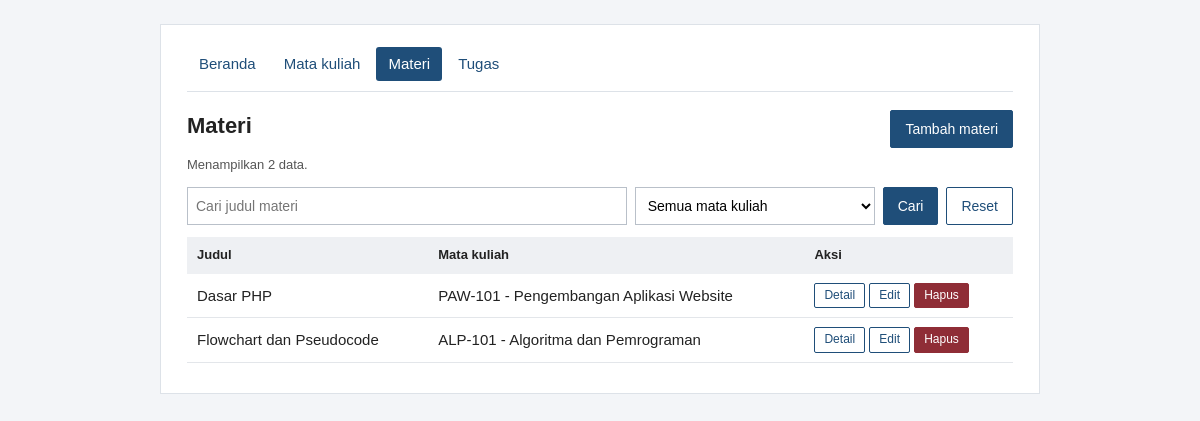
The app's page /daftar_materi.php with its own data.
### tables this page shows
CREATE TABLE materi (
  id INT UNSIGNED AUTO_INCREMENT PRIMARY KEY,
  mata_kuliah_id INT UNSIGNED NOT NULL,
  judul VARCHAR(150) NOT NULL,
  isi TEXT NOT NULL,
  tautan VARCHAR(255) NULL,
  FOREIGN KEY (mata_kuliah_id)
    REFERENCES mata_kuliah(id) ON DELETE RESTRICT
);

CREATE TABLE mata_kuliah (
  id INT UNSIGNED AUTO_INCREMENT PRIMARY KEY,
  kode VARCHAR(20) NOT NULL UNIQUE,
  nama VARCHAR(100) NOT NULL,
  dosen VARCHAR(100) NOT NULL,
  semester TINYINT UNSIGNED NOT NULL
);

### daftar_materi.php (the view, shortened to what this page needs)
<?php
require 'koneksi.php';
$q = mb_substr(bersihkan($_GET['q'] ?? null), 0, 150, 'UTF-8');
$filter = id_valid($_GET['mk'] ?? null);
$sql = 'SELECT m.id, m.judul, mk.kode, mk.nama AS nama_mk
        FROM materi m JOIN mata_kuliah mk ON mk.id = m.mata_kuliah_id
        WHERE 1 = 1';
$tipe = '';
$param = [];
$sql .= ' ORDER BY m.judul';
$baris = query_semua($conn, $sql, $tipe, $param);
$pilihan = daftar_pilihan_mk($conn);
$ada_filter = ($q !== '' || $filter !== null);
?>
<div class="judul-baris">
    <h1>Materi</h1>
    <a class="tombol" href="tambah_materi.php">Tambah materi</a>
</div>
<p class="sub">Menampilkan <?= count($baris) ?> data.</p>
<form method="get" class="cari">
    <input type="text" name="q" value="<?= e($q) ?>" placeholder="Cari judul materi">
    <select name="mk"><?= opsi_mk($pilihan, $filter, 'Semua mata kuliah') ?></select>
    <button type="submit">Cari</button>
    <a class="tombol batal" href="daftar_materi.php">Reset</a>
</form>
<?php if (!$baris): ?>
    <div class="kosong"><?= $ada_filter ? 'Data tidak ditemukan.' : 'Belum ada data materi.' ?></div>
<?php else: ?>
    <table>
        <tr><th>Judul</th><th>Mata kuliah</th><th>Aksi</th></tr>
        <?php foreach ($baris as $b): ?>
            <tr>
                <td><?= e($b['judul']) ?></td>
                <td><?= e($b['kode']) ?> - <?= e($b['nama_mk']) ?></td>
                <td class="aksi">
                    <a class="tombol kecil" href="detail_materi.php?id=<?= (int)$b['id'] ?>">Detail</a>
                    <a class="tombol kecil" href="edit_materi.php?id=<?= (int)$b['id'] ?>">Edit</a>
                    <a class="tombol kecil hapus" href="hapus_materi.php?id=<?= (int)$b['id'] ?>">Hapus</a>
                </td>
            </tr>
        <?php endforeach; ?>
    </table>
<?php endif; ?>

### style.css (style rules this page uses)
* { box-sizing: border-box; }
body { margin: 0; background: #f3f5f8; color: #222; font-family: Arial, Helvetica, sans-serif; font-size: 15px; line-height: 1.45; }
h1 { font-size: 22px; margin: 0 0 6px; }
.sub { color: #555; font-size: 13px; margin: 0 0 12px; }
.tombol, button { display: inline-block; background: #1f4e79; color: #fff; border: 1px solid #1f4e79; padding: 8px 14px; font-size: 14px; text-decoration: none; cursor: pointer; border-radius: 2px; font-family: inherit; }
.tombol.kecil { padding: 3px 9px; font-size: 12px; background: #fff; color: #1f4e79; }
.tombol.hapus { background: #8f2d36; border-color: #8f2d36; color: #fff; }
.tombol.batal { background: #fff; color: #1f4e79; }
.judul-baris { display: flex; justify-content: space-between; align-items: center; gap: 12px; margin-bottom: 8px; }
.cari { display: flex; gap: 8px; margin: 12px 0; flex-wrap: wrap; }
.cari input[type=text] { flex: 1 1 200px; }
.cari select { flex: 0 1 240px; }
input, select, textarea { width: 100%; padding: 8px; border: 1px solid #b9c0c9; font-size: 14px; font-family: inherit; background: #fff; }
table { width: 100%; border-collapse: collapse; margin-top: 8px; }
th { background: #eef0f3; text-align: left; padding: 9px 10px; font-size: 13px; }
td { padding: 9px 10px; border-bottom: 1px solid #e3e6ea; vertical-align: middle; }
td.aksi { white-space: nowrap; }

### records on screen
materi: judul "Dasar PHP", mata_kuliah.kode "PAW-101", mata_kuliah.nama "Pengembangan Aplikasi Website"
materi: judul "Flowchart dan Pseudocode", mata_kuliah.kode "ALP-101", mata_kuliah.nama "Algoritma dan Pemrograman"

### other values on screen
$label "Beranda"
$label "Mata kuliah"
$label "Materi"
$label "Tugas"
count($baris) "2"
form field mk "Semua mata kuliah"
